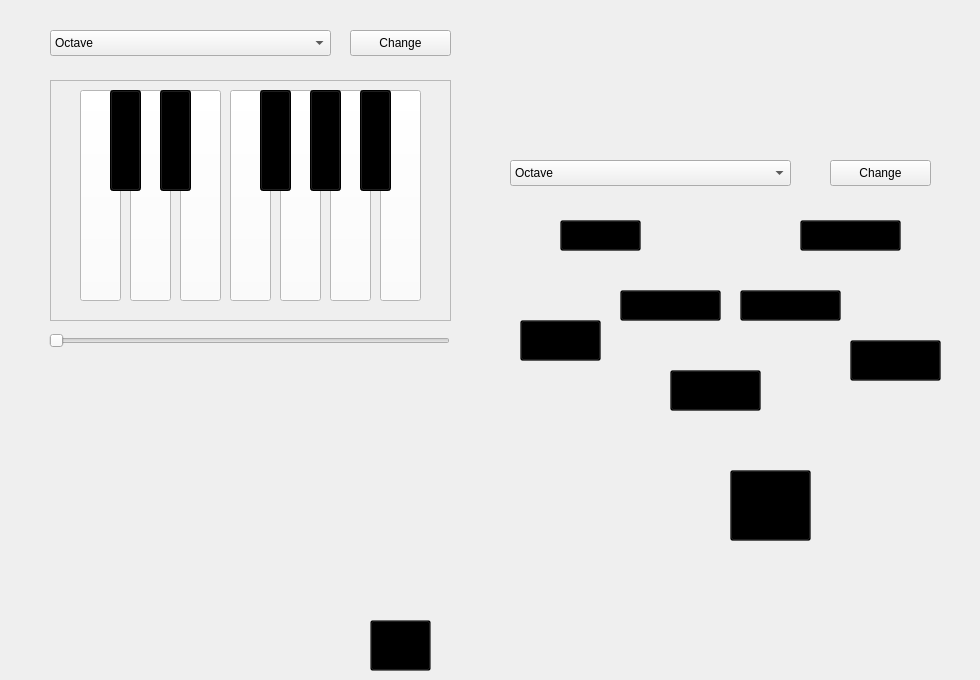
      <widget class="QWidget" name="tab_4">
       <attribute name="title">
        <string>Composing Tab</string>
       </attribute>
       <widget class="QFrame" name="frame">
        <property name="geometry">
         <rect>
          <x>50</x>
          <y>80</y>
          <width>401</width>
          <height>241</height>
         </rect>
        </property>
        <property name="frameShape">
         <enum>QFrame::StyledPanel</enum>
        </property>
        <property name="frameShadow">
         <enum>QFrame::Raised</enum>
        </property>
        <widget class="QPushButton" name="pianoButton1">
         <property name="geometry">
          <rect>
           <x>30</x>
           <y>10</y>
           <width>41</width>
           <height>211</height>
          </rect>
         </property>
         <property name="styleSheet">
          <string notr="true">background-color: white;</string>
         </property>
         <property name="text">
          <string/>
         </property>
        </widget>
        <widget class="QPushButton" name="pianoButton1_2">
         <property name="geometry">
          <rect>
           <x>80</x>
           <y>10</y>
           <width>41</width>
           <height>211</height>
          </rect>
         </property>
         <property name="styleSheet">
          <string notr="true">background-color: white;</string>
         </property>
         <property name="text">
          <string/>
         </property>
        </widget>
        <widget class="QPushButton" name="pianoButton1_3">
         <property name="geometry">
          <rect>
           <x>130</x>
           <y>10</y>
           <width>41</width>
           <height>211</height>
          </rect>
         </property>
         <property name="styleSheet">
          <string notr="true">background-color: white;</string>
         </property>
         <property name="text">
          <string/>
         </property>
        </widget>
        <widget class="QPushButton" name="pianoButton1_4">
         <property name="geometry">
          <rect>
           <x>180</x>
           <y>10</y>
           <width>41</width>
           <height>211</height>
          </rect>
         </property>
         <property name="styleSheet">
          <string notr="true">background-color: white;</string>
         </property>
         <property name="text">
          <string/>
         </property>
        </widget>
        <widget class="QPushButton" name="pianoButton1_5">
         <property name="geometry">
          <rect>
           <x>230</x>
           <y>10</y>
           <width>41</width>
           <height>211</height>
          </rect>
         </property>
         <property name="styleSheet">
          <string notr="true">background-color: white;</string>
         </property>
         <property name="text">
          <string/>
         </property>
        </widget>
        <widget class="QPushButton" name="pianoButton1_6">
         <property name="geometry">
          <rect>
           <x>280</x>
           <y>10</y>
           <width>41</width>
           <height>211</height>
          </rect>
         </property>
         <property name="styleSheet">
          <string notr="true">background-color: white;</string>
         </property>
         <property name="text">
          <string/>
         </property>
        </widget>
        <widget class="QPushButton" name="pianoButton1_7">
         <property name="geometry">
          <rect>
           <x>330</x>
           <y>10</y>
           <width>41</width>
           <height>211</height>
          </rect>
         </property>
         <property name="styleSheet">
          <string notr="true">background-color: white;</string>
         </property>
         <property name="text">
          <string/>
         </property>
        </widget>
        <widget class="QPushButton" name="pianoButton2_1">
         <property name="geometry">
          <rect>
           <x>60</x>
           <y>10</y>
           <width>31</width>
           <height>101</height>
          </rect>
         </property>
         <property name="styleSheet">
          <string notr="true">background: rgba(0,0,0);</string>
         </property>
         <property name="text">
          <string/>
         </property>
        </widget>
        <widget class="QPushButton" name="pianoButton2_2">
         <property name="geometry">
          <rect>
           <x>110</x>
           <y>10</y>
           <width>31</width>
           <height>101</height>
          </rect>
         </property>
         <property name="styleSheet">
          <string notr="true">background: rgba(0,0,0);</string>
         </property>
         <property name="text">
          <string/>
         </property>
        </widget>
        <widget class="QPushButton" name="pianoButton2_3">
         <property name="geometry">
          <rect>
           <x>210</x>
           <y>10</y>
           <width>31</width>
           <height>101</height>
          </rect>
         </property>
         <property name="styleSheet">
          <string notr="true">background: rgba(0,0,0);</string>
         </property>
         <property name="text">
          <string/>
         </property>
        </widget>
        <widget class="QPushButton" name="pianoButton2_4">
         <property name="geometry">
          <rect>
           <x>260</x>
           <y>10</y>
           <width>31</width>
           <height>101</height>
          </rect>
         </property>
         <property name="styleSheet">
          <string notr="true">background: rgba(0,0,0);</string>
         </property>
         <property name="text">
          <string/>
         </property>
        </widget>
        <widget class="QPushButton" name="pianoButton2_5">
         <property name="geometry">
          <rect>
           <x>310</x>
           <y>10</y>
           <width>31</width>
           <height>101</height>
          </rect>
         </property>
         <property name="styleSheet">
          <string notr="true">background: rgba(0,0,0);</string>
         </property>
         <property name="text">
          <string/>
         </property>
        </widget>
       </widget>
       <widget class="QLabel" name="label">
        <property name="geometry">
         <rect>
          <x>90</x>
          <y>380</y>
          <width>341</width>
          <height>291</height>
         </rect>
        </property>
        <property name="text">
         <string/>
        </property>
        <property name="pixmap">
         <pixmap>../Datasests/Images/triangle.jpg</pixmap>
        </property>
        <property name="scaledContents">
         <bool>true</bool>
        </property>
       </widget>
       <widget class="QPushButton" name="triangleButton">
        <property name="geometry">
         <rect>
          <x>370</x>
          <y>620</y>
          <width>61</width>
          <height>51</height>
         </rect>
        </property>
        <property name="styleSheet">
         <string notr="true">background: rgba(0,0,0,0.1)
</string>
        </property>
        <property name="text">
         <string/>
        </property>
       </widget>
       <widget class="QComboBox" name="pianoModesComboBox">
        <property name="geometry">
         <rect>
          <x>50</x>
          <y>30</y>
          <width>281</width>
          <height>26</height>
         </rect>
        </property>
        <item>
         <property name="text">
          <string>Octave</string>
         </property>
        </item>
        <item>
         <property name="text">
          <string>Major Sixth</string>
         </property>
        </item>
        <item>
         <property name="text">
          <string>Minor Sixth</string>
         </property>
        </item>
        <item>
         <property name="text">
          <string>Perfect Fifth</string>
         </property>
        </item>
        <item>
         <property name="text">
          <string>Perfect Fourth</string>
         </property>
        </item>
       </widget>
       <widget class="QLabel" name="label_2">
        <property name="geometry">
         <rect>
          <x>490</x>
          <y>210</y>
          <width>481</width>
          <height>361</height>
         </rect>
        </property>
        <property name="text">
         <string/>
        </property>
        <property name="pixmap">
         <pixmap>../Datasests/Images/drums.jpg</pixmap>
        </property>
        <property name="scaledContents">
         <bool>true</bool>
        </property>
       </widget>
       <widget class="QPushButton" name="drumButtonRide">
        <property name="geometry">
         <rect>
          <x>850</x>
          <y>340</y>
          <width>91</width>
          <height>41</height>
         </rect>
        </property>
        <property name="styleSheet">
         <string notr="true">background: rgba(0,0,0,0.25)</string>
        </property>
        <property name="text">
         <string/>
        </property>
       </widget>
       <widget class="QPushButton" name="drumButtonTom4">
        <property name="geometry">
         <rect>
          <x>620</x>
          <y>290</y>
          <width>101</width>
          <height>31</height>
         </rect>
        </property>
        <property name="styleSheet">
         <string notr="true">background: rgba(0,0,0,0.25)</string>
        </property>
        <property name="text">
         <string/>
        </property>
       </widget>
       <widget class="QPushButton" name="drumButtonChina1">
        <property name="geometry">
         <rect>
          <x>560</x>
          <y>220</y>
          <width>81</width>
          <height>31</height>
         </rect>
        </property>
        <property name="styleSheet">
         <string notr="true">background: rgba(0,0,0,0.25)</string>
        </property>
        <property name="text">
         <string/>
        </property>
       </widget>
       <widget class="QPushButton" name="drumButtonChina3">
        <property name="geometry">
         <rect>
          <x>520</x>
          <y>320</y>
          <width>81</width>
          <height>41</height>
         </rect>
        </property>
        <property name="styleSheet">
         <string notr="true">background: rgba(0,0,0,0.25)</string>
        </property>
        <property name="text">
         <string/>
        </property>
       </widget>
       <widget class="QPushButton" name="drumButtonTom1">
        <property name="geometry">
         <rect>
          <x>670</x>
          <y>370</y>
          <width>91</width>
          <height>41</height>
         </rect>
        </property>
        <property name="styleSheet">
         <string notr="true">background: rgba(0,0,0,0.25)</string>
        </property>
        <property name="text">
         <string/>
        </property>
       </widget>
       <widget class="QPushButton" name="drumButtonChina2">
        <property name="geometry">
         <rect>
          <x>800</x>
          <y>220</y>
          <width>101</width>
          <height>31</height>
         </rect>
        </property>
        <property name="styleSheet">
         <string notr="true">background: rgba(0,0,0,0.25)</string>
        </property>
        <property name="text">
         <string/>
        </property>
       </widget>
       <widget class="QPushButton" name="drumButtonSnare">
        <property name="geometry">
         <rect>
          <x>730</x>
          <y>470</y>
          <width>81</width>
          <height>71</height>
         </rect>
        </property>
        <property name="styleSheet">
         <string notr="true">background: rgba(0,0,0,0.25)</string>
        </property>
        <property name="text">
         <string/>
        </property>
       </widget>
       <widget class="QPushButton" name="drumButtonTom2">
        <property name="geometry">
         <rect>
          <x>740</x>
          <y>290</y>
          <width>101</width>
          <height>31</height>
         </rect>
        </property>
        <property name="styleSheet">
         <string notr="true">background: rgba(0,0,0,0.25)</string>
        </property>
        <property name="text">
         <string/>
        </property>
       </widget>
       <widget class="QPushButton" name="pianoModeButton">
        <property name="geometry">
         <rect>
          <x>350</x>
          <y>30</y>
          <width>101</width>
          <height>26</height>
         </rect>
        </property>
        <property name="text">
         <string>Change</string>
        </property>
       </widget>
       <widget class="QSlider" name="pianoFreqSlider">
        <property name="geometry">
         <rect>
          <x>49</x>
          <y>330</y>
          <width>401</width>
          <height>22</height>
         </rect>
        </property>
        <property name="orientation">
         <enum>Qt::Horizontal</enum>
        </property>
       </widget>
       <widget class="QPushButton" name="drumModeButton">
        <property name="geometry">
         <rect>
          <x>830</x>
          <y>160</y>
          <width>101</width>
          <height>26</height>
         </rect>
        </property>
        <property name="text">
         <string>Change</string>
        </property>
       </widget>
       <widget class="QComboBox" name="drumModesComboBox">
        <property name="geometry">
         <rect>
          <x>510</x>
          <y>160</y>
          <width>281</width>
          <height>26</height>
         </rect>
        </property>
        <item>
         <property name="text">
          <string>Octave</string>
         </property>
        </item>
        <item>
         <property name="text">
          <string>Major Sixth</string>
         </property>
        </item>
        <item>
         <property name="text">
          <string>Minor Sixth</string>
         </property>
        </item>
        <item>
         <property name="text">
          <string>Perfect Fifth</string>
         </property>
        </item>
        <item>
         <property name="text">
          <string>Perfect Fourth</string>
         </property>
        </item>
       </widget>
      </widget>
